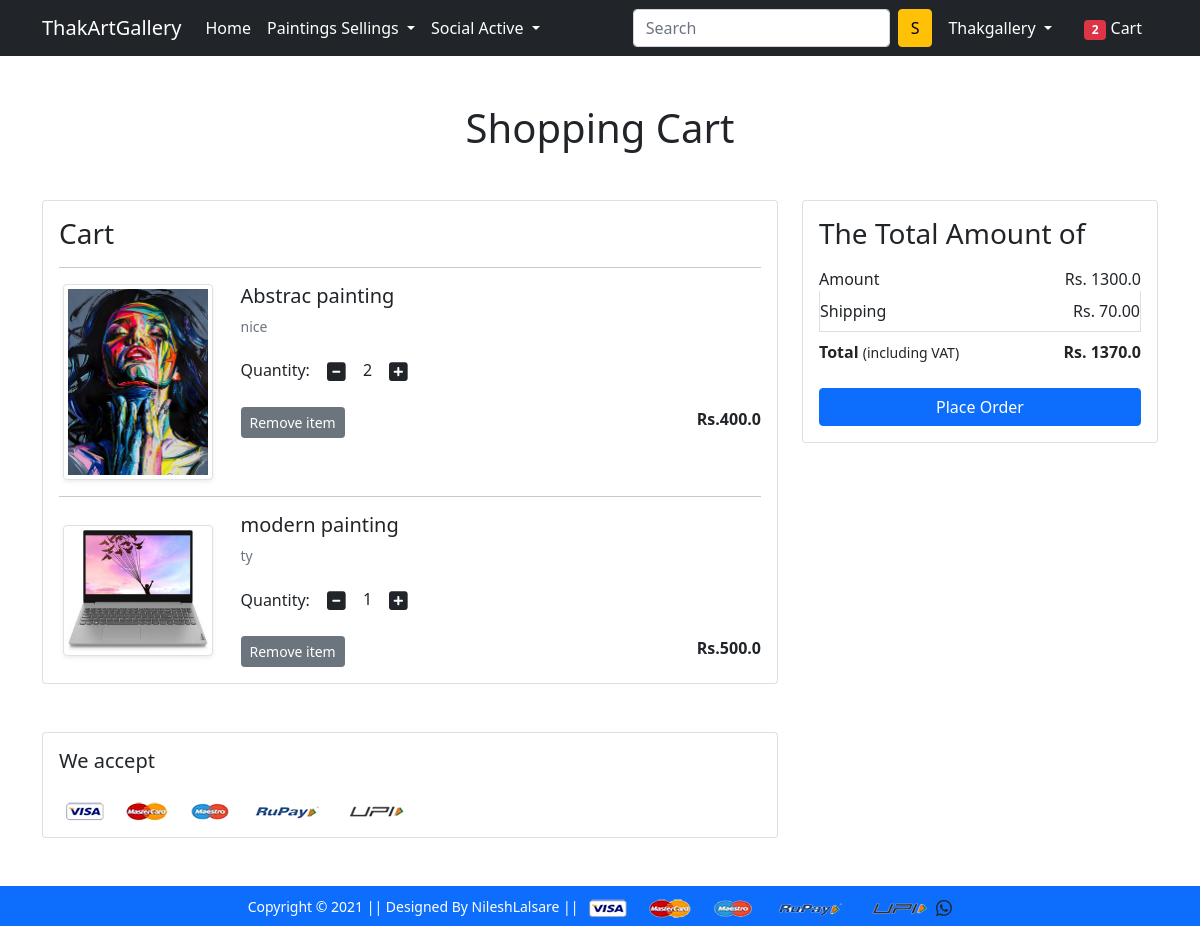
The app's page /cart/ (signed in) with its own data.
### app/models.py (models this page shows, shortened)
class Cart(models.Model):
    user = models.ForeignKey(User, on_delete=models.CASCADE)
    product = models.ForeignKey(Product, on_delete=models.CASCADE)
    quantity = models.PositiveIntegerField(default=1)
    def __str__(self):
        return str(self.id)

class Product(models.Model):
    title = models.CharField(max_length=100)
    selling_price = models.FloatField()
    discounted_price = models.FloatField()
    description = models.TextField()
    brand = models.CharField(max_length=100)
    category = models.CharField(choices=CATEGORY_CHOICES, max_length=2)
    product_image = models.ImageField(upload_to='productimg')

### app/views.py (the view)
# urls.py: path('cart/',views.show_cart, name='showcart'),
@login_required
def show_cart(request):
  totalitem = 0
  if request.user.is_authenticated:
    totalitem = len(Cart.objects.filter(user=request.user))
    user = request.user
    cart = Cart.objects.filter(user=user)
    print(cart)
    amount = 0.0
    shippig_amount= 70.0
    total_amount = 0.0
    cart_product = [p for p in Cart.objects.all() if p.user == user]
    if cart_product:
      for p in cart_product:
        tempamount = (p.quantity * p.product.discounted_price)
        amount += tempamount
        totalamount = amount + shippig_amount
      return render(request, 'app/addtocart.html', {'carts':cart, 'totalamount':totalamount, 'amount':amount, 'totalitem':totalitem})
    else:
      return render(request, 'app/empty_cart.html')

### app/templates/app/addtocart.html (shortened to what this page needs)
{% extends 'app/base.html' %}
{% load static %}
{% block main-content %}
<div class="container my-5">
 <div class="row">
  <h1 class="text-center mb-5">Shopping Cart</h1>
  <div class="col-sm-8">
  <div class="card">
   <div class="card-body">
    <h3>Cart</h3>
    {% for cart in carts %}
    <hr>
    <div class="row">
     <div class="col-sm-3 text-center align-self-center"><img src="{{cart.product.product_image.url}}" alt="" srcset="" class="img-fluid img-thumbnail shadow-sm" height="150" width="150"> </div>
     <div class="col-sm-9">
      <div>
       <h5>{{cart.product.title}}</h5>
       <p class="mb-2 text-muted small">{{cart.product.description}}</p>
       <div class="my-3">
        <label for="quantity">Quantity:</label>
        <a class="minus-cart btn" pid="{{cart.product.id}}"><i class="fas fa-minus-square fa-lg"></i></a>
          <span id="quantity">{{cart.quantity}}</span>
        <a class="plus-cart btn" pid="{{ cart.product.id}}"><i class="fas fa-plus-square fa-lg"></i></a>
       </div>
       <div class="d-flex justify-content-between">
        <a href="#" class="btn btn-sm btn-secondary mr-3 remove-cart" pid="{{cart.product.id}}">Remove item </a>
        <p class="mb-0"><span><strong>Rs.{{cart.product.discounted_price}}</strong></span></p>
       </div>
      </div>
     </div>
    </div>
    {% endfor %}
    </div>
    </div>
   </div>
  <div class="col-sm-4">
   <div class="card">
    <div class="card-body">
      <h3>The Total Amount of</h3>
      <ul class="list-group">
       <li class="list-group-item d-flex justify-content-between align-items-center border-0 px-0 pb-0">Amount<span>Rs. <span id="amount">{{amount}}</span></span></li>
       <li class="list-group-item d-flex justify-content-between align-items-center px-0">Shipping<span>Rs. 70.00</span></li>
       <li class="list-group-item d-flex justify-content-between align-items-center border-0 px-0 mb-3">
        <div>
           <strong>Total</strong> <small>(including VAT)</small>
         </div>
         <span><strong>Rs. <strong id="totalamount">{{totalamount}}</strong></strong></span>
       </li>
      </ul>
      <div class="d-grid"><a href="{% url 'checkout' %}" class="btn btn-primary">Place Order</a></div>
    </div>
   </div>
  </div>
 </div>
</div>
<div class="container">
 <div class="row">
  <div class="col-sm-8">
   <div class="card">
    <div class="card-body">
      <h5 class="mb-4">We accept</h5>
      <img src="{% static 'app/images/payment.png' %}" alt="" class="img-fluid">
    </div>
  </div>
  </div>
 </div>
</div>
{% endblock main-content %}

### app/templates/app/base.html (shortened to what this page needs)
<!doctype html>
{% load static %}
<html lang="en">
  <head>
    <link href="https://cdn.jsdelivr.net/npm/bootstrap@5.0.0-beta1/dist/css/bootstrap.min.css" rel="stylesheet">
    <link rel="stylesheet" href="{% static 'app/css/owl.carousel.min.css' %}">
    <link rel="stylesheet" href="{% static 'app/css/all.min.css' %}">
    <link rel="stylesheet" href="{% static 'app/css/style.css' %}">
  </head>
  <body>
    <nav class="navbar navbar-expand-lg navbar-dark bg-dark">
     <div class="container">
       <a class="navbar-brand" href="/">ThakArtGallery</a>
       <div class="collapse navbar-collapse" id="navbarSupportedContent">
         <ul class="navbar-nav me-auto mb-2 mb-lg-0">
           <li class="nav-item">
             <a class="nav-link active" aria-current="page" href="/">Home</a>
           </li>
           <li class="nav-item dropdown">
             <a class="nav-link dropdown-toggle text-white" href="#" id="electronicsDropdown" role="button" data-bs-toggle="dropdown" aria-expanded="false">
               Paintings Sellings
             </a>
           </li>
           <li class="nav-item dropdown">
             <a class="nav-link dropdown-toggle text-white" href="#" id="fashionDropdown" role="button" data-bs-toggle="dropdown" aria-expanded="false">
               Social Active
             </a>
           </li>
         </ul>
         <form class="d-flex">
           <input class="form-control me-2" type="search" placeholder="Search" aria-label="Search">
           <button class="btn btn-warning" type="submit">S</button>
         </form>
         <div>
          <ul class="navbar-nav me-auto mb-2 mb-lg-0">
          {% if request.user.is_authenticated %}
           <li class="nav-item dropdown mx-2">
              <a class="nav-link dropdown-toggle text-white" href="#" id="profileDropdown" role="button" data-bs-toggle="dropdown" aria-expanded="false">
                {{request.user.username|capfirst}}
              </a>
            </li>
            <li class="nav-item mx-2">
             <a href="{% url 'showcart' %}" class="nav-link text-white"><span class="badge bg-danger">{{totalitem}}</span> Cart </a>
            </li>
          {% endif %}
          </ul>
         </div>
       </div>
     </div>
    </nav>
    {% block main-content %} {% endblock main-content %}
    <footer class="container-fluid bg-primary text-center p-2 mt-5">
        <small class="text-white">Copyright &copy; 2021 || Designed By NileshLalsare || </small>
        <img src="{% static 'app/images/payment.png' %}" alt="" srcset="" class="img-fluid" height="2px">
    </footer>
  </body>
</html>

### records on screen
Cart: product.product_image (picture), product "Abstrac painting", product.description "nice", quantity "2", product.discounted_price "400.0"
Cart: product.product_image (picture), product "modern painting", product.description "ty", quantity "1", product.discounted_price "500.0"

### other values on screen
{{ request.user.username|capfirst }} "Thakgallery"
{{ totalitem }} "2"
{{ amount }} "1300.0"
{{ totalamount }} "1370.0"
